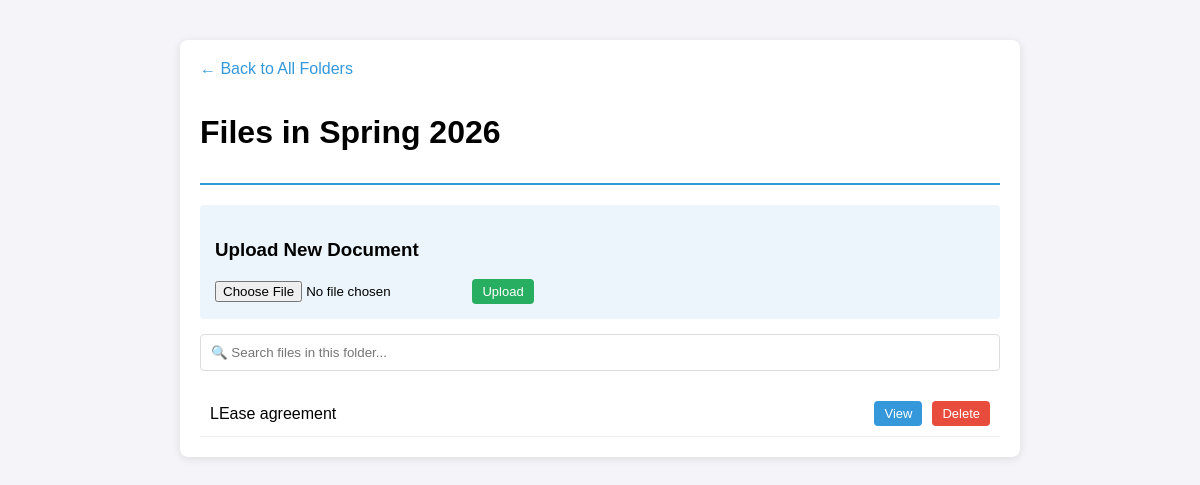
/folders/1, run on an earlier commit of the app's database.
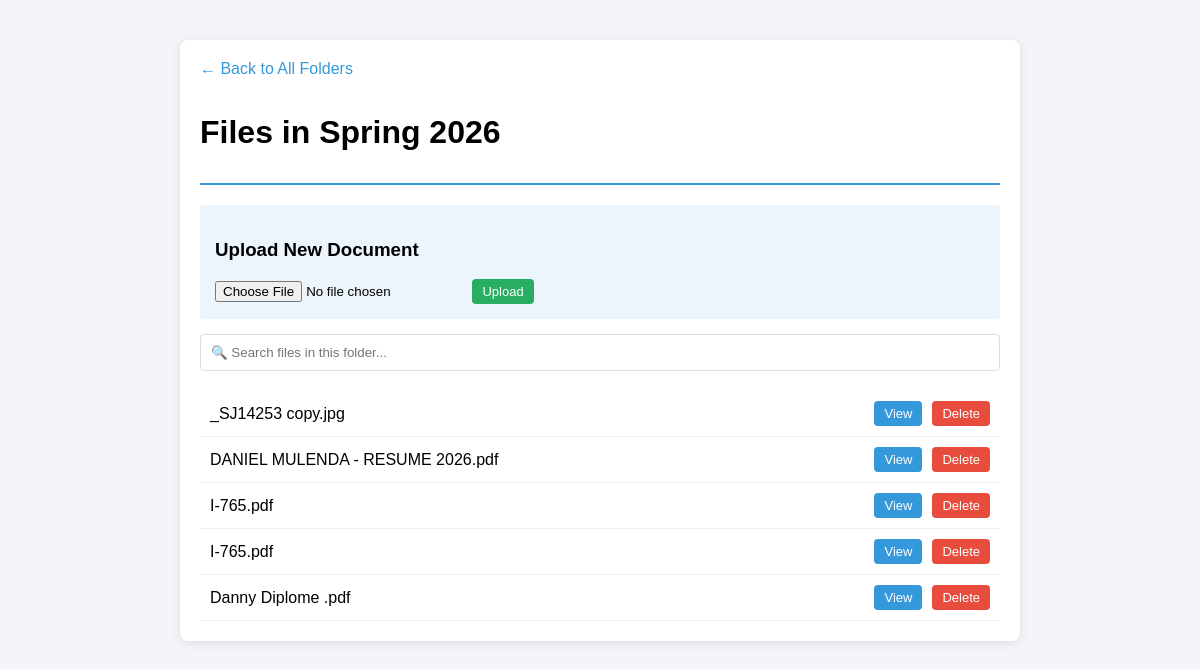
And on a later commit of the database.
### models.py (models this page shows)
class Folder(SQLModel, table=True):
    id: Optional[int] = Field(default=None, primary_key=True)
    name: str = Field(index=True)
    created_at: date = Field(default_factory=date.today)
    documents: List["Document"] = Relationship(
        back_populates="folder",
        cascade_delete=True
    )

class Document(SQLModel, table=True):
    id: Optional[int] = Field(default=None, primary_key=True)
    title: str = Field(index=True)
    file_path: str
    folder_id: int = Field(
        foreign_key="folder.id",
        ondelete="CASCADE",
        nullable=False  # Ensures a document cannot exist without a folder
    )
    folder: "Folder" = Relationship(back_populates="documents")

### main.py (the view)
@app.get("/folders/{folder_id}", response_class=HTMLResponse)
def view_folder_page(folder_id: int, request: Request, session: Session = Depends(get_session)):
    db_folder = session.get(Folder, folder_id)
    if not db_folder:
        raise HTTPException(status_code=404, detail="Folder not found")
    statement = select(Document).where(Document.folder_id == folder_id)
    db_documents = session.exec(statement).all()
    return templates.TemplateResponse(
        "folder_detail.html",
        {"request": request, "folder": db_folder, "documents": db_documents}
    )

### templates/folder_detail.html (shortened to what this page needs)
<!DOCTYPE html>
<html>
<head>
</head>
<body>
    <div class="container">
        <a href="/" class="back-link">← Back to All Folders</a>
        <div class="header-section">
            <h1>Files in {{ folder.name }}</h1>
        </div>
        <div class="upload-section">
            <h3>Upload New Document</h3>
            <input type="file" id="fileInput">
            <button onclick="uploadFile()" class="btn" style="background-color: #27ae60;">Upload</button>
        </div>
        <div class="search-container">
            <input type="text" id="searchInput" onkeyup="filterFiles()" placeholder="🔍 Search files in this folder...">
        </div>
        <div class="file-list" id="fileList">
            {% if documents %}
                {% for doc in documents %}
                <div class="file-item" data-title="{{ doc.title|lower }}">
                    <span class="file-name-text">{{ doc.title }}</span>
                    <div class="action-buttons">
                        <a href="/documents/{{ doc.id }}/view" target="_blank" class="btn">View</a>
                        <button onclick="deleteDocument('{{ doc.id }}', '{{ doc.title }}')" class="btn btn-delete">Delete</button>
                    </div>
                </div>
                {% endfor %}
            {% else %}
                <p>No documents found in this folder.</p>
            {% endif %}
        </div>
    </div>
</body>
</html>

### templates/folder_detail.html (style rules this page uses)
body { font-family: sans-serif; margin: 40px; background-color: #f4f4f9; }
.container { max-width: 800px; margin: auto; background: white; padding: 20px; border-radius: 8px; box-shadow: 0 2px 10px rgba(0,0,0,0.1); }
.header-section { border-bottom: 2px solid #3498db; padding-bottom: 10px; margin-bottom: 20px; }
.file-list { margin-top: 20px; }
.file-item { padding: 10px; border-bottom: 1px solid #eee; display: flex; justify-content: space-between; align-items: center; }
.btn { padding: 5px 10px; text-decoration: none; border-radius: 4px; background: #3498db; color: white; cursor: pointer; border: none; font-size: 13px; }
.btn-delete { background-color: #e74c3c; margin-left: 5px; }
.upload-section { background: #ebf5fb; padding: 15px; border-radius: 4px; margin-top: 20px; }
.back-link { display: inline-block; margin-bottom: 15px; color: #3498db; text-decoration: none; }
.action-buttons { display: flex; gap: 5px; }
.search-container { margin-top: 15px; width: 100%; }
#searchInput { width: 100%; padding: 10px; border: 1px solid #ddd; border-radius: 4px; box-sizing: border-box; }

What changed in the data, as far as the page shows it:
removed Document: title "LEase agreement"
added Document: title "_SJ14253 copy.jpg"
added Document: title "DANIEL MULENDA - RESUME 2026.pdf"
added Document: title "I-765.pdf"
added Document: title "I-765.pdf"
added Document: title "Danny Diplome .pdf"
